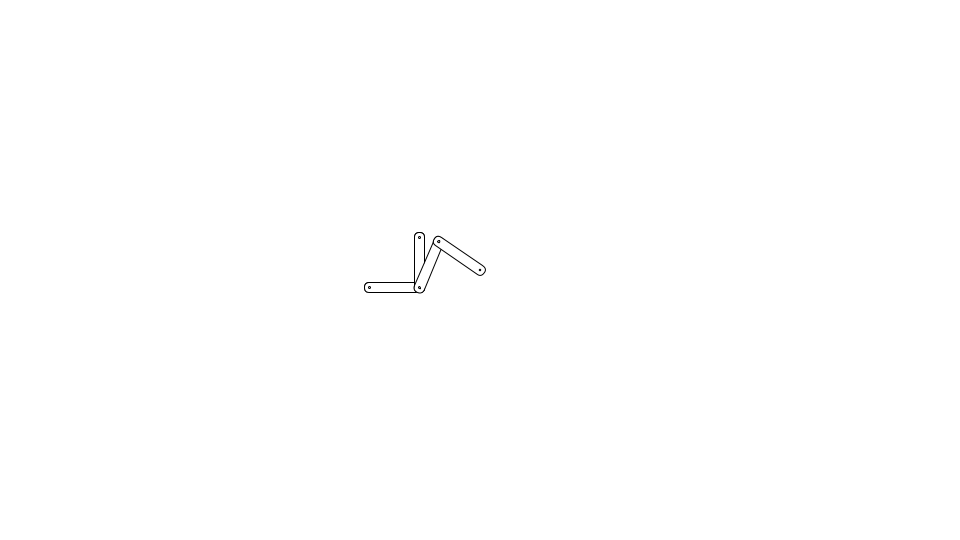
Frame 1 (no input)
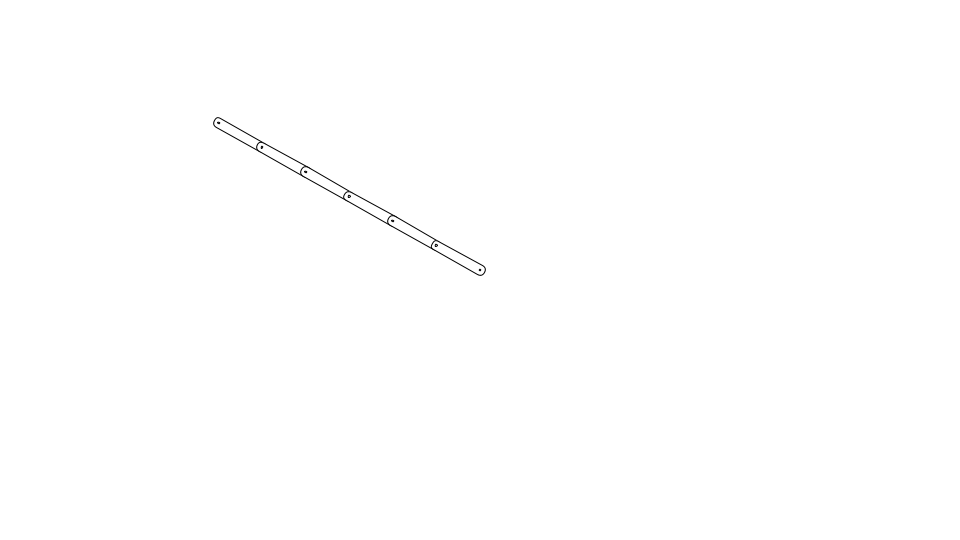
Frame 60 (the mouse pressed at the canvas centre just before this capture)
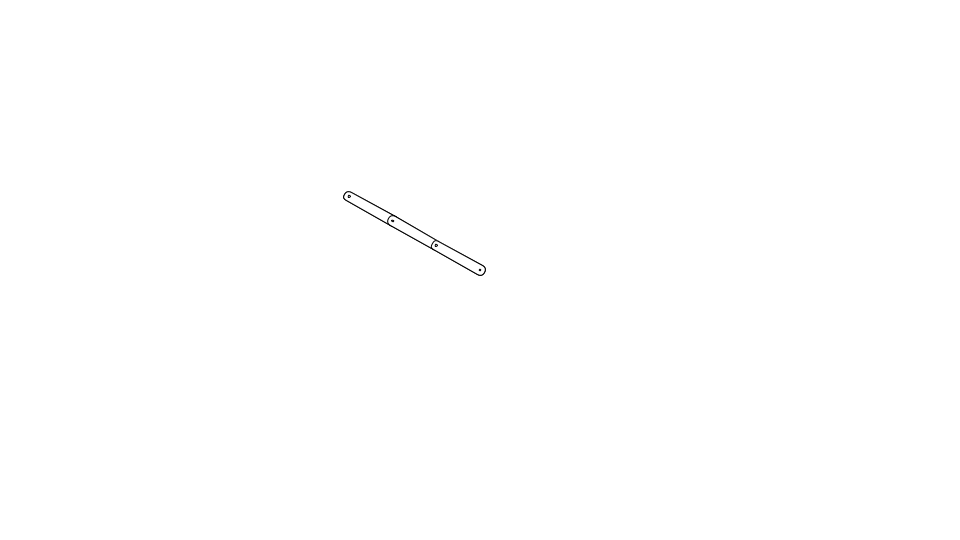
Frame 120 (the mouse held since frame 60 and released just before this capture)

The Processing sketch that drew these frames (run headless with seeded random() and noise(); from frame 60 on, the mouse is pressed at the canvas centre):

// Processing sketch: MultiSegmentReach
// ── MultiSegmentReach.pde
Segment[] segments;
static final int numSegments = 6;

void setup() {
  size(960, 540);
  frameRate(30);
  initialize();
}

void initialize() {
  smooth();
  segments = new Segment[numSegments];
  for(int i=0; i<numSegments; i++) {
    segments[i] = new Segment(50, 10); 
  }
  segments[numSegments-1].x = width/2;
  segments[numSegments-1].y = height/2;
}

void draw() {
  background(255);

  Point target = reach(segments[0], mouseX, mouseY);
  for(int i=1; i<numSegments; i++){
    Segment segment = segments[i];
    target = reach(segment, target.x, target.y);
  }
  
  for(int i = numSegments - 1; i > 0; i--){
    Segment segmentA = segments[i];
    Segment segmentB = segments[i - 1];
    position(segmentB, segmentA);
  }
  
  for(int i=0; i<numSegments; i++){
    segments[i].update();
  }
}

Point reach(Segment segment, float xpos, float ypos) {
  float dx = xpos - segment.x;
  float dy = ypos - segment.y;
  float angle = atan2(dy, dx);
  segment.rotation = angle * 180 / PI;
  float w = segment.getPin().x - segment.x;
  float h = segment.getPin().y - segment.y;
  float tx = xpos - w;
  float ty = ypos - h;
  return new Point(tx, ty);
}

void position(Segment segmentA, Segment segmentB) {
  segmentA.x = segmentB.getPin().x;
  segmentA.y = segmentB.getPin().y;
}

////////////////////////////////

class Segment extends Sprite {
  float segmentWidth, segmentHeight;
  float vx, vy;
  
  Segment(float segmentWidth, float segmentHeight) {
    super();
    this.segmentWidth = segmentWidth;
    this.segmentHeight = segmentHeight;
  }
  
  void draw() {
    rect(-segmentHeight / 2,  -segmentHeight / 2, segmentWidth + segmentHeight, segmentHeight, segmentHeight, segmentHeight, segmentHeight, segmentHeight);
    ellipse(0, 0, 2, 2);
    ellipse(segmentWidth, 0, 2, 2);
  }
  
  Point getPin() {
    float angle = rotation * PI / 180;
    float xPos = x + cos(angle) * segmentWidth;
    float yPos = y + sin(angle) * segmentWidth;
    return new Point(xPos, yPos);  
  }
}

////////////////////////////////

class Sprite extends Object {
  float x, y;
  float scaleX, scaleY;
  float width, height;
  float rotation;
  boolean visible;
  color strokeColor;
  color fillColor;
  Boolean isStroke;
  Boolean isFill;
  Boolean isRollOver;
  Boolean locked;
  float xoff, yoff;
 
  Sprite() {
    super();
    scaleX = 1.0;
    scaleY = 1.0;
    strokeColor = color(0);
    fillColor = color(0);
    isStroke = false;
    isFill = false;
    isRollOver = false;
    locked = false;
    visible = true;
  }
  
  void update() {
    if(! visible) return;
    pushMatrix();
    if(locked){
      x = mouseX - xoff;
      y = mouseY - yoff;
    }  
    translate(x, y);
    scale(scaleX, scaleY);
    rotate(rotation * PI / 180.0);
    if(isStroke) stroke(strokeColor);
    if(isFill) fill(fillColor);
    draw();
    popMatrix();
  }
  
  void setStrokeColor(color strokeColor) {
    this.strokeColor = strokeColor;
    isStroke = true;
  }
  
  void setFillColor(color fillColor) {
    this.fillColor = fillColor;
    isFill = true;
  }
  
  void startDrag() {
    if(isRollOver){
      locked = true;
      xoff = mouseX - x;
      yoff = mouseY - y;
    }
  }
  
  void stopDrag() {
    locked = false;
  }
  
  void draw() {}
}

////////////////////////////////

class Point extends Object {
  float x, y;
  
  Point(float x, float y) {
    super();
    this.x = x;
    this.y = y;
  }
}

////////////////////////////////

class Object {
  Object() {}
}
